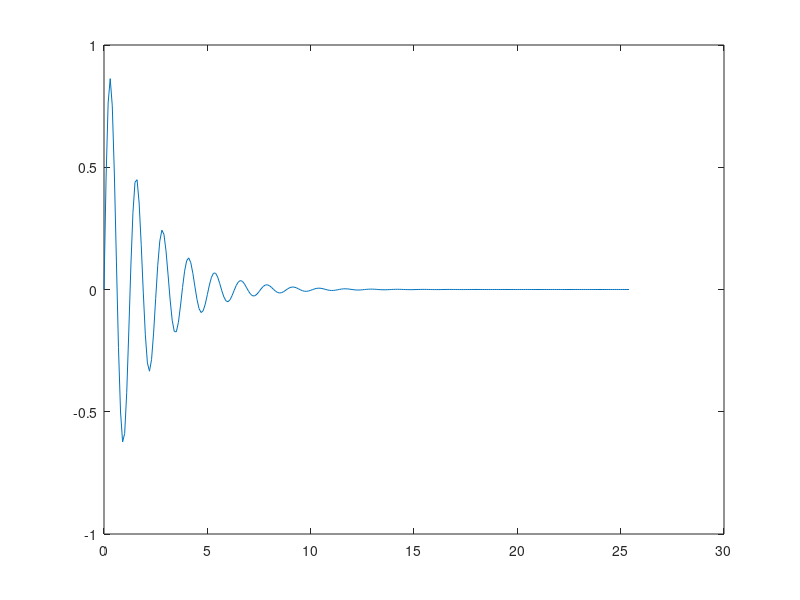

The MATLAB source for this figure: (Note: this script raises an error after producing the figure.)
w=0.04:0.04:40;
sys=tf(5,[1 1 25]);

%sample in the book
% sys=tf(3.5,[1 2 1]); 

%use the true IRF to test if 'get P and Q' is right(first,input 'clear' to refresh g(t))  
L=255;Ts=0.1;t=0:Ts:(L-1)*Ts;
g=impulse(sys,t);g=g';figure(8);plot(t,g);hold on
%over

[P,Q]=getFrequencyfromIRF(g,Ts,w);


[re,im]=nyquist(sys,w);

k=size(w,2);
x=zeros(1,k);
y=zeros(1,k);
x(1,1:k)=re(1,1,:);
y(1,1:k)=im(1,1,:);

% figure(1)
% plot(w,x,'--r')
% hold on
% plot(w,P);
% figure(2)
% plot(w,y,'--r')
% hold on
% plot(w,Q);
% fupin=sqrt(P.*P+Q.*Q);
% fupinreal=sqrt(x.*x+y.*y);
% figure(3)
% plot(w,fupin)
% hold on
% plot(w,fupinreal)
% errorfupin=sum(fupin-fupinreal)/k

figure(4)
plot(x,y,'*r');
hold on 
plot(P,Q,'*b');
grid on



error1=sum(abs(x-P))/k
error2=sum(abs(y-Q))/k
% find((x-P)==max(x-P))
